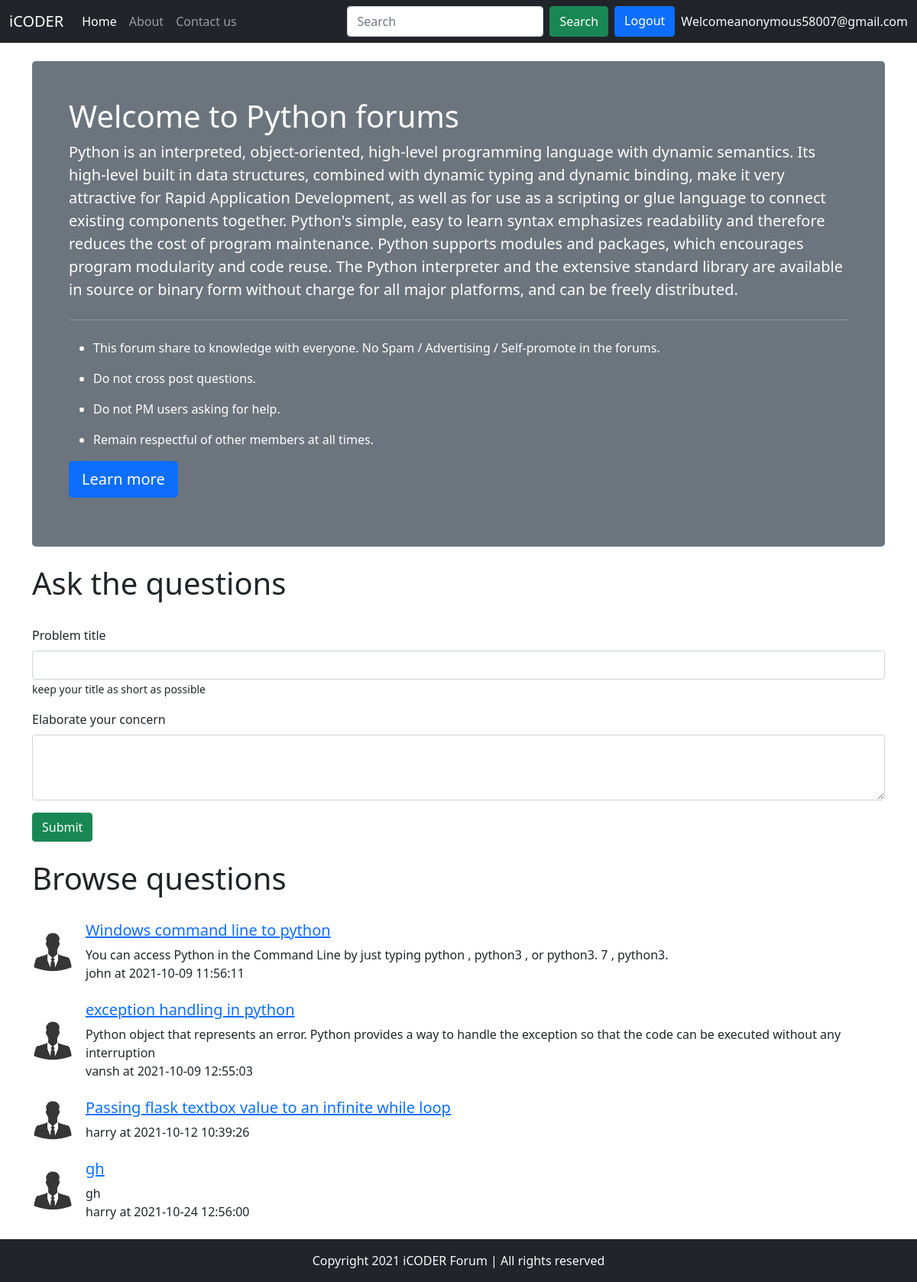
The page /threads-list.php?id=1 (signed in) on the database its author committed.
### tables this page shows
CREATE TABLE `categorey` (
  `id` int(255) NOT NULL,
  `name` varchar(255) NOT NULL,
  `description` varchar(1025) NOT NULL,
  `created` datetime NOT NULL DEFAULT current_timestamp()
);

CREATE TABLE `threads` (
  `id` int(255) NOT NULL,
  `title` varchar(255) NOT NULL,
  `description` text NOT NULL,
  `cat_id` varchar(255) NOT NULL,
  `user_id` int(255) NOT NULL,
  `time` datetime NOT NULL DEFAULT current_timestamp()
);

CREATE TABLE `users` (
  `uid` int(255) NOT NULL,
  `username` varchar(255) NOT NULL,
  `email` varchar(25) NOT NULL,
  `pass` text NOT NULL,
  `cpass` varchar(255) NOT NULL,
  `time` datetime NOT NULL DEFAULT current_timestamp()
);

### threads-list.php (the view, shortened to what this page needs)
<!DOCTYPE html>
<html lang="en">
<head>
</head>
<body>
    <?php include  "partials/header.php" ; ?>
    <?php include  "partials/connection.php" ; ?>
    <?php include  "partials/link.php" ; ?>
    <?php
    $id=$_GET['id'];
   $selectquery = "select * from categorey where id=$id";
   $query = mysqli_query($con,$selectquery);
   while($row = mysqli_fetch_array($query)){
       $catname =$row['name'];
       $catdesc =$row['description'];
   }
   ?>
    <div class="container my-4">
        <div class="jumbotron">
            <div class="w-auto h-70 p-5 text-white bg-secondary rounded-3">
                <h1 class="display-6">Welcome to <?php echo $catname; ?> forums</h1>
                <p class="lead"><?php echo $catdesc; ?></p>
                <hr class="my-4">
                <ul>
                    <li>
                        <p>This forum share to knowledge with everyone. No Spam / Advertising / Self-promote in the
                            forums.
                        </p>
                    </li>
                    <li>
                        <p> Do not cross post questions. </p>
                    </li>
                    <li>
                        <p> Do not PM users asking for help. </p>
                    </li>
                    <li>
                        <p> Remain respectful of other members at all times.</p>
                    </li>
                </ul>
                <p class="lead">
                    <a class="btn btn-primary btn-lg" href="https://www.w3schools.com/default.asp" role="button">Learn more</a>
                </p>
            </div>
        </div>
    </div>
<?php
if(isset($_SESSION['loggedin']) && $_SESSION['loggedin']==true){
  echo'  <div class="container">
        <h1>Ask the questions</h1><br>
        <form action="'. $_SERVER["REQUEST_URI"] .'" method="POST">
            <div class="mb-3">
                <label for="title" class="form-label"> Problem title</label>
                <input type="text" name="title" class="form-control" id="title" placeholder="" required>
                <small>keep your title as short as possible</small>
            </div>
            <input type="hidden" name="uid" value=" '. $_SESSION['uid'] .' ">
                    <div class="mb-3">
                <label for="description" class="form-label">Elaborate your concern</label>
                <textarea class="form-control" name="description" id="description" rows="3"></textarea>
            </div>
            <button type="submit" name="submit" class="btn btn-success">Submit</button>
            </form>
            </div>';
 }
?>
<br>
    <div class="container">
        <h1>Browse questions</h1><br>
        <?php
    $id=$_GET['id'];
   $selectquery = "select * from threads where cat_id=$id";
   $query = mysqli_query($con,$selectquery);
   while($row = mysqli_fetch_array($query)){
    $id =$row['id'];
    $title =$row['title'];
    $description =$row['description'];
    $time =$row['time'];
    $threads_user_id=$row['user_id'];
    $sql = "select username from users where uid ='$threads_user_id'" ;
    $result = mysqli_query($con,$sql);
    $row_email = mysqli_fetch_array($result);
    $email = $row_email['username'];
   echo'    <div class="d-flex align-items-center">
            <div class="flex-shrink-0">
                <img src="images/default.jpg" width="54px" class="mr-3" alt="user">
            </div>
                <div class="flex-grow-1 ms-3">
                <h5> <a href="threads.php?thread_id='.$id.'"> '.$title.'</a></h5>
    '.$description.'
    <p class="my-0">'.$email.' at '.$time.'</p>
    </div>
    </div>
    <br>';
    }
    ?>
    </div>
    <?php include  "partials/footer.php" ; ?>
</body>
</html>

### rows shown on the page
categorey: name "Python", description "Python is an interpreted, object-oriented, high-level programming language with dynamic semantics. Its high-level built in data structures, combined with dynamic typing and dynamic binding, make it very attractive for Rapid Application Development, as well as for use as a scripting or glue language to connect existing components together. Python's simple, easy to learn syntax emphasizes readability and therefore reduces the cost of program maintenance. Python supports modules and packages, which encourages program modularity and code reuse. The Python interpreter and the extensive standard library are available in source or binary form without charge for all major platforms, and can be…"
threads: title "Windows command line to python", description "You can access Python in the Command Line by just typing python , python3 , or python3. 7 , python3.", user.username "john", time "2021-10-09 11:56:11"
threads: title "exception handling in python", description "Python object that represents an error. Python provides a way to handle the exception so that the code can be executed without any interruption", user.username "vansh", time "2021-10-09 12:55:03"
threads: title "Passing flask textbox value to an infinite while loop", user.username "harry", time "2021-10-12 10:39:26"
threads: title "gh", description "gh", user.username "harry", time "2021-10-24 12:56:00"

### other values the page prints
$_SESSION['useremail'] "anonymous58007@gmail.com"
